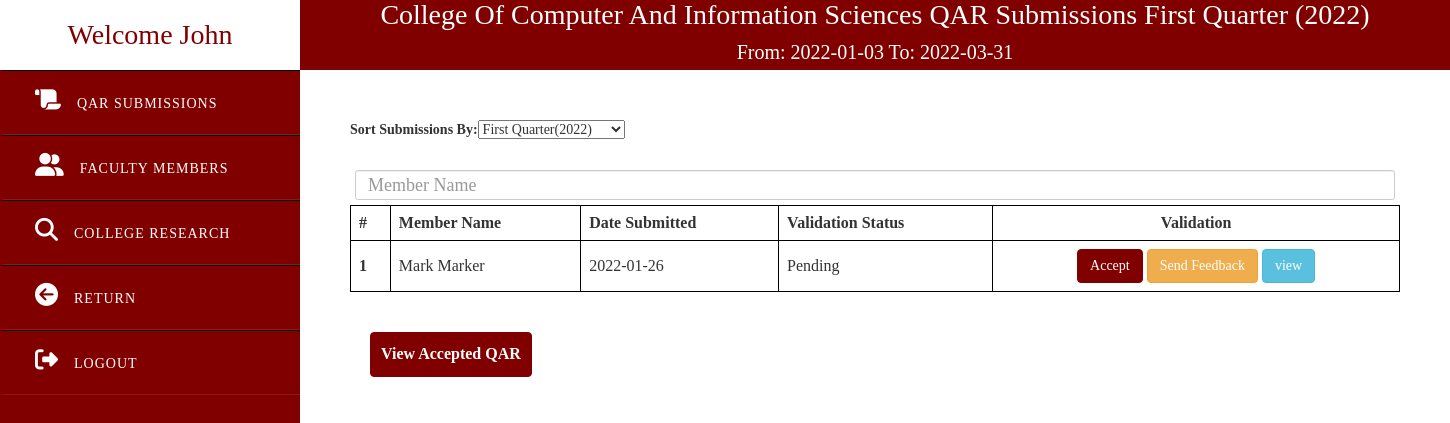
The page /Dean.php (signed in) on the database its author committed.
### tables this page shows
CREATE TABLE `user` (
  `UserId` bigint(20) NOT NULL,
  `UserName` varchar(50) NOT NULL,
  `UserPassword` varchar(20) NOT NULL,
  `UserLevel` varchar(20) NOT NULL,
  `RealName` varchar(50) NOT NULL,
  `College` varchar(50) NOT NULL,
  `Faculty_id` bigint(20) NOT NULL,
  `UserEmail` varchar(100) NOT NULL,
  `code` int(11) NOT NULL,
  `UserPhoto` varchar(100) NOT NULL
);

CREATE TABLE `college` (
  `CollegeId` int(11) NOT NULL,
  `College` varchar(50) NOT NULL,
  `CollegeName` varchar(100) NOT NULL
);

CREATE TABLE `quarter` (
  `QuarterId` bigint(11) NOT NULL,
  `QuarterPart` varchar(50) NOT NULL,
  `QuarterStart` date NOT NULL,
  `QuarterEnd` date NOT NULL,
  `QuarterProgress` varchar(50) NOT NULL,
  `YearId` bigint(20) NOT NULL
);

CREATE TABLE `schoolyear` (
  `YearId` bigint(20) NOT NULL,
  `SchoolYear` varchar(50) NOT NULL
);

CREATE TABLE `submission` (
  `SubmissionId` bigint(11) NOT NULL,
  `QuarterId` bigint(11) NOT NULL,
  `UserId` bigint(11) NOT NULL,
  `DateCreated` timestamp NOT NULL DEFAULT current_timestamp() ON UPDATE current_timestamp(),
  `SubmissionStatus` varchar(50) NOT NULL,
  `DateSubmitted` date DEFAULT NULL,
  `ValidationStatus` varchar(100) NOT NULL,
  `RevStat` int(11) NOT NULL
);

### functions.php (called while the page is built, shortened)
<?php
function check_login($con)
{
    if(isset($_SESSION['UserId']))
    {
        $id = $_SESSION['UserId'];
        $query = "select * from user where UserId = '$id' limit 1";
        $result = mysqli_query($con,$query);
        if($result && mysqli_num_rows($result)>0)
        {
            $user_data = mysqli_fetch_assoc($result);
            return $user_data;
        }
    }
    die;
}
?>

### Dean.php (the view, shortened to what this page needs)
<?php
include("connection.php");
include("functions.php");
$user_data = check_login($con);
$usercollege = $user_data['College'];
$querycol = "SELECT CollegeName FROM college WHERE College = '$usercollege'";
$resultcol = mysqli_query($con,$querycol);
$collegename = mysqli_fetch_assoc($resultcol);
$usercol = $collegename['CollegeName'];
$deanname = $user_data['UserName'];
$quarterdis = "SELECT * FROM quarter WHERE QuarterProgress = 'Ongoing'";
$quarterdisp = mysqli_query($con,$quarterdis);
$qu = mysqli_fetch_assoc($quarterdisp);
$displayquarter = $qu['QuarterPart'];
$fetchyear = $qu['YearId'];
$open = $qu['QuarterStart'];
$close = $qu['QuarterEnd'];
$quarterdis = "SELECT SchoolYear FROM schoolyear WHERE YearId = '$fetchyear'";
$quarterdisp = mysqli_query($con,$quarterdis);
$qu = mysqli_fetch_assoc($quarterdisp);
$displayyear = $qu['SchoolYear'];
?>
<head>
    <link href="https://cdnjs.cloudflare.com/ajax/libs/morris.js/0.5.1/morris.css" rel="stylesheet"/>
    <link rel="stylesheet" href="https://maxcdn.bootstrapcdn.com/bootstrap/4.5.2/css/bootstrap.min.css">
    <link rel="stylesheet" href="https://maxcdn.bootstrapcdn.com/bootstrap/4.0.0/css/bootstrap.min.css">
    <link href="https://cdnjs.cloudflare.com/ajax/libs/morris.js/0.5.1/morris.css" rel="stylesheet"/>
    <link rel="stylesheet" href="bootstrap/css/bootstrap.css">
    <link rel="stylesheet" href="style.css">
</head>
<body class="main-level">
    <div class="wrapper">
        <div class="sidebar">
            <header>Welcome <?php echo $deanname; ?></header>
            <ul>
                <li><a class="choice" href=# onclick="openTab('Submissions')"><i class="fas fa-scroll"></i><span>QAR Submissions</span></a></li>
                <li><a class="choice" href=# onclick="openTab('Members')"><i class="fas fa-user-friends"></i><span>Faculty members</span></a></li>
                <li id="ResearchTab"><a class="choice" href=# onclick="openTab('Research')"><i class="fas fa-search"></i><span>College Research</span></a></li>
                <li><a class="choice" href="FacultyAccount.php"><i class="fa fa-arrow-circle-left"></i><span>Return</span></a></li>
                <li><a class="choice" href="Login.php"><i class="fas fa-sign-out-alt"></i><span>Logout</a></span></li>
            </ul>
        </div>
    </div>
    <div id="Submissions" class="Contents tab">
        <div class="stuff-banner">
            <section id="inner-headline">
                <div class="container">
                    <div class="row">
                        <div class="col-lg-12">
                            <h2 class="pageTitle" style="font-size:28px; margin-top:0;"><?php echo $usercol; ?> QAR Submissions <?php echo "$displayquarter ($displayyear)";  ?></h2>
                            <h3 class="pageTitle" style="color:white; font-size:20px; margin-top:0;">From: <?php echo $open; ?> To: <?php echo $close; ?></h3>
                        </div>
                    </div>
                </div>
            </section>
        </div>
        <div class="stuff">
            <div class="input-group rounded"style="margin-bottom:20px; ">
                <label class="labeler" for="Status">Sort Submissions By:</label>
                <select class="form-controler" name="quarterval" id="quarterval">
                    <?php
                        $yeartake = "SELECT * FROM schoolyear ORDER BY SchoolYear DESC";
                        $yearval = mysqli_query($con,$yeartake);
                        if(mysqli_num_rows($yearval)>0)
                        {
                            while($yearpart = $yearval->fetch_assoc())
                            {
                                $yearpart = $yearpart['YearId'];
                                $y = "SELECT SchoolYear FROM schoolyear WHERE YearId = '$yearpart'";
                                $ye = mysqli_query($con,$y);
                                foreach($ye as $yea)
                                {
                                    $yeah = $yea['SchoolYear'];
                                }
                                $quarter = "SELECT QuarterPart,QuarterId FROM quarter WHERE YearId = '$yearpart' ORDER BY QuarterId DESC";
                                $quarterval = mysqli_query($con,$quarter);
                                while($quarterpart = $quarterval->fetch_assoc())
                                {
                                    $quarterdata = $quarterpart['QuarterId'];
                                    $quarterpart = $quarterpart['QuarterPart'];
                                    echo " <option value='$quarterdata'>$quarterpart($yeah)</option>";
                                }
                            }
                        }
                    ?>
                </select>
            </div>
            <div class="input-group rounded" style="float:right; padding:5px;">
                <input type="search" class="form-control rounded" placeholder="Member Name" aria-label="Search"aria-describedby="search-addon" />
            </div>
            <div class="subcon1">
            <table class="table-main">
                <thead>
                    <tr>
                        <th scope="col">#</th>
                        <th scope="col">Member Name</th>
                        <th scope="col">Date Submitted</th>
                        <th scope="col">Validation Status</th>
                        <th style="text-align:center;"scope="col">Validation</th>
                    </tr>
                </thead>
                <tbody>
                <?php
                    $query = "SELECT * FROM submission WHERE SubmissionStatus = 'Submitted' AND UserId In(SELECT UserId FROM user WHERE College='$usercollege') AND QuarterId IN (SELECT QuarterId FROM quarter WHERE QuarterProgress = 'Ongoing')";
                    $r = mysqli_query($con,$query);
                    $i = 1;
                    while($row = mysqli_fetch_assoc($r)){
                        ?>
                    <tr>
                        <th scope="row"><?php echo $i; ?></th>
                        <td><?php
                            if($row['ValidationStatus']==null)
                            {
                                $valstatus = 'Pending';
                            }
                            else
                            {
                                $valstatus = $row['ValidationStatus'];
                            }
                            $take = $row['UserId'];
                            $name = "SELECT RealName FROM user WHERE UserId = $take";
                            $fetchname = mysqli_query($con,$name);
                            $membername = mysqli_fetch_assoc($fetchname);
                            echo $membername['RealName']?>
                        </td>
                        <td><?php echo $row['DateSubmitted']?></td>
                        <td><?php echo $valstatus?></td>
                        <form action="" method="post">
                            <td style="text-align:center; ">
                                <input type="button" name="Accept" id="<?php echo $row['SubmissionId'];?>" class="btn btn-success accept" value="Accept">
                                <input type="button" name="remove" id="<?php echo $row['SubmissionId'];?>" class="btn btn-warning send_feedback" value="Send Feedback">
                                <input type="button" name="View" value="view" id="<?php echo $row['SubmissionId'];?>" class="btn btn-info view_data">
                            </td>
                        </form>
                    </tr>
                    <?php
                        $i++;
                    }
                    ?>
                </tbody>
            </table>
                </div>
            <button id="viewallbtn" class="btn btn-primarys viewallbtn" style="padding: 10px; font-size: 16px;">View Accepted QAR</button>
        </div>
    </div>
</body>

### style.css (style rules this page uses)
* { padding: 0; margin: 0; text-decoration: none; list-style: none; box-sizing: border-box; }
body { font-family:montseratt; }
#inner-headline { background:#800000; background-size: cover; background-repeat: no-repeat; position: relative; margin: 0;padding: 0; font-family:montseratt; }
#inner-headline h2.pageTitle { color: white; display:block; text-transform: capitalize; text-align: center; }
.btn-primarys { margin: 20px; font-size: 20px; font-weight: bold; background-color:#800000; border-color:#800000; color:white; }
.btn-success { background-color:#800000; border-color:#800000; color:white; }
.form-control { height: 30px; font-size: 18px; }
.main-level { margin: 0; padding: 0; text-decoration: none; }
.sidebar { position: fixed; width: 300px; height: 100%; background:#800000; overflow: auto; }
.sidebar header { color: #800000; font-size: 28px; line-height: 70px; text-align: center; background: white; user-select: none; }
.sidebar a { display: block; color: white; height: 65px; line-height: 65px; padding-left: 30px; width: 100%; border-bottom: 1px solid rgba(255,255,255,.1); border-top: 1px solid black; border-left: 5px solid transparent; }
.sidebar a i { font-size: 23px; margin-right: 16px; }
.sidebar a span { letter-spacing: 1px; text-transform: uppercase; }
.stuff { padding: 50px; margin-left: 300px; }
.stuff-banner { margin-left: 300px; }
.stuff-banner #inner-headline { height: 70px; justify-content: center; margin: auto; text-align: center; }
.table-main { table-layout: auto; border-collapse: collapse; width:100%; margin-bottom: 15px; }
.table-main td,th,tr { border: 1px solid black; text-align: left; padding: 8px; }
.table-main { overflow: auto; overflow-x: scroll; margin-bottom: 20px; }

### rows shown on the page
user: UserName "John"
college: CollegeName "College Of Computer And Information Sciences"
quarter: QuarterPart "First Quarter", QuarterStart "2022-01-03", QuarterEnd "2022-03-31"
schoolyear: SchoolYear "2022"
submission: UserId.RealName "Mark Marker", DateSubmitted "2022-01-26", ValidationStatus "Pending"

### other values the page prints
form field quarterval "First Quarter(2022)"
